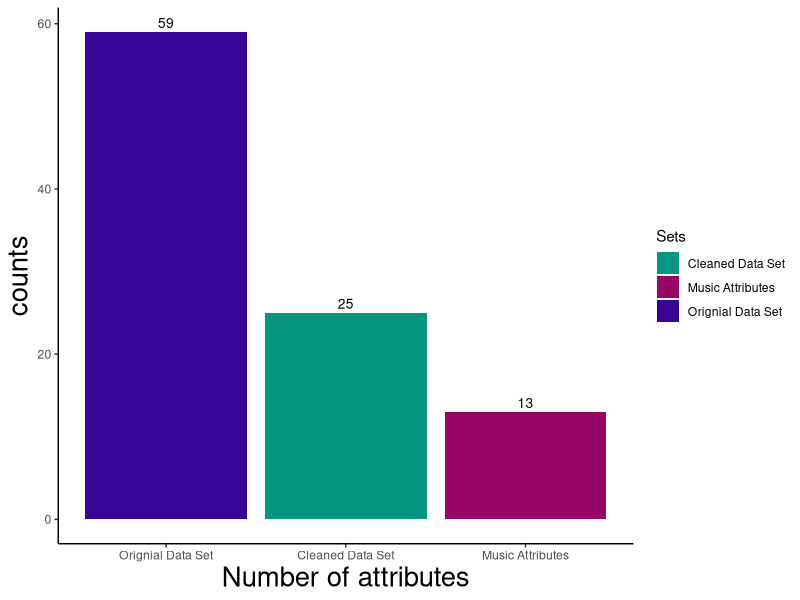
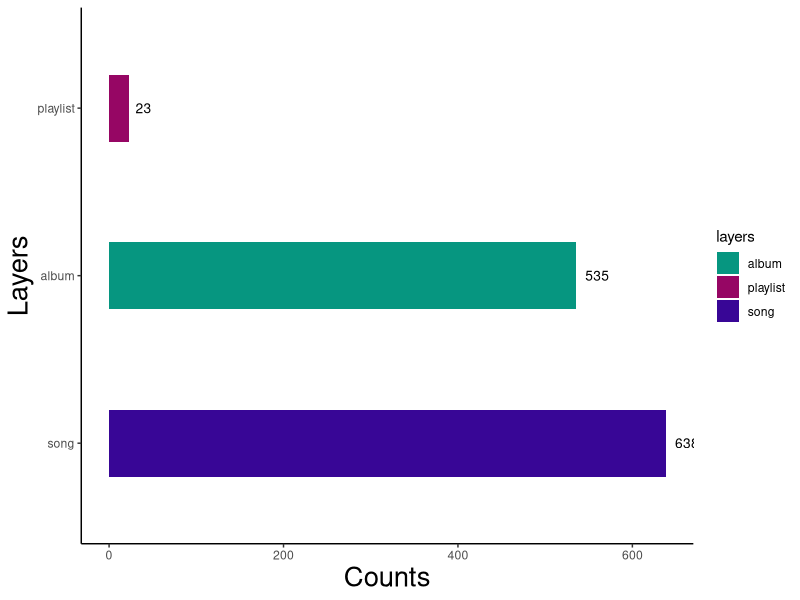
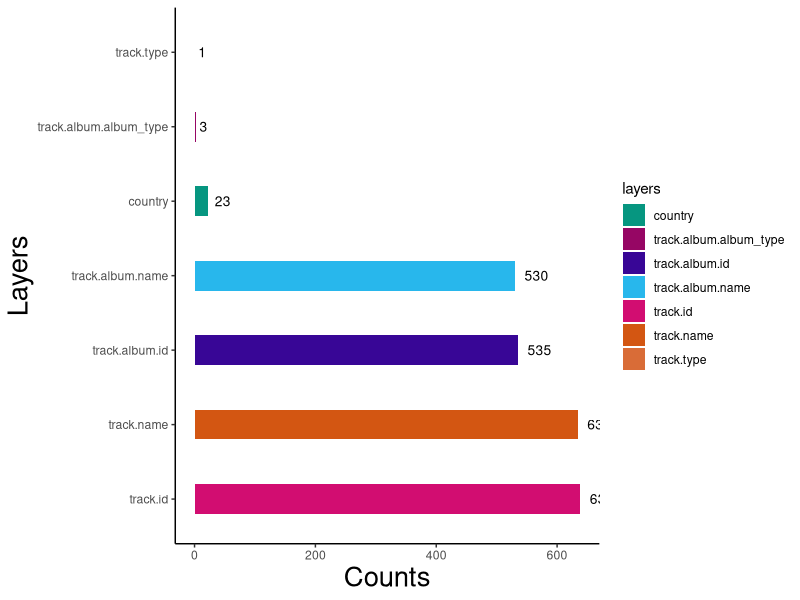

Source code (R) for these figures, in order:
library(tidyverse)


# making the preprocess bar plot - number of attributes
data <- data.frame(Sets = c("Orignial Data Set","Cleaned Data Set","Music Attributes"),counts =c(59,25,13))


ggplot(data = data, aes(x = reorder(Sets, -counts), y = counts, fill = Sets)) +
  geom_bar(stat = "identity") + 
  geom_text(aes(label=counts), vjust=-0.4, size=3.5)+
  scale_fill_manual(values=c("#069680","#960664","#380696")) +
  labs(x = "Number of attributes") +
  theme_classic() +
  theme(axis.title = element_text(size = rel(1.8))) 



# barplot of hierarchie, sidewise
hierar <- data.frame(layers = c("playlist", "album","song"), counts = c(23,535,638))
  
ggplot(data = hierar, aes(x = reorder(layers, -counts), y = counts, fill = layers)) +
  geom_bar(stat = "identity", width = 0.4) + 
  geom_text(aes(label=counts), hjust=-0.4, size=3.5)+
  scale_fill_manual(values=c("#069680","#960664","#380696")) +
  labs(x = "Layers", y="Counts") +
  theme_classic() +
  theme(axis.title = element_text(size = rel(1.8))) +
  coord_flip() 

dev.new(width = 100, height = 150, unit = "px")

# second, not preselected attemp of makeing a hierarchy

hierar2 <- data.frame(
  layers = c("track.type","track.album.album_type","country","track.album.name","track.album.id","track.name","track.id"),                    counts = c(1,3,23,530,535,634,638))

ggplot(data = hierar2, aes(x = reorder(layers, -counts), y = counts, fill = layers)) +
  geom_bar(stat = "identity", width = 0.4) + 
  geom_text(aes(label=counts), hjust=-0.4, size=3.5)+
  scale_fill_manual(values=c("#069680","#960664","#380696", "#28B7EC","#D20D71","#D35612","#D96C37")) +
  labs(x = "Layers", y="Counts") +
  theme_classic() +
  theme(axis.title = element_text(size = rel(1.8))) +
  coord_flip() 
dev.new(width = 100, height = 150, unit = "px")
